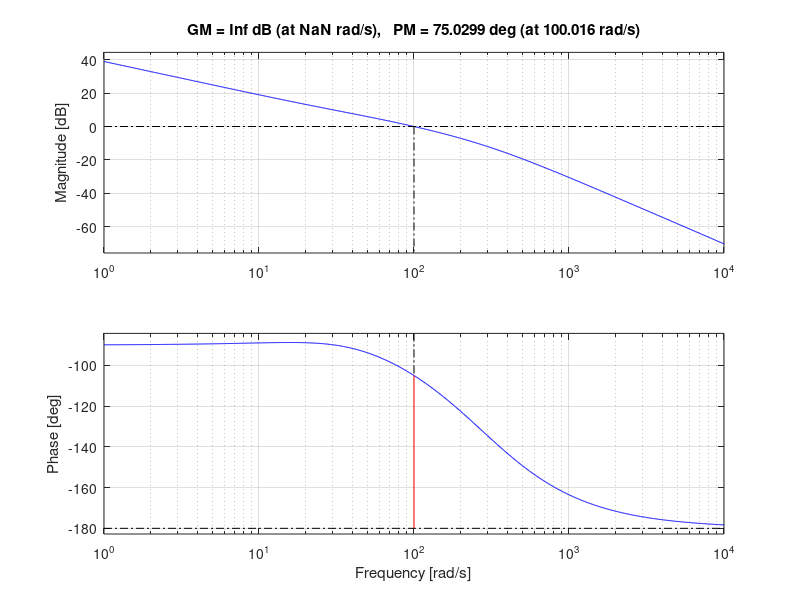

MATLAB code to generate this figure:
%%
Ra = 2.6;
Ke = 0.0076776;
Km = 0.007683;
Jm = 33.87e-7;
Jeq = 9.785e-5;
Beq = 0.0015;
Kg = 14;
Eff_G = 0.9;
Eff_M = 0.69;
%%
Kp = 41.55;
%%
num = (Eff_G*Eff_M*Km*Kg);
den = [Jeq*Ra (Beq*Ra+Eff_G*Eff_M*Ke*Km*Kg*Kg)];
gs = tf (num, den);
%%
intg = tf ([0 1], [1 0]);
%% alpha
a = tand(51.5) + sqrt((tand(51.5))^2+1);
%% kompenzator
num_k = [1*a 100];
den_k = [1 100*a];
komp = tf (num_k, den_k);

%%
margin(komp)

%%
hFig = figure(1);
set(hFig, 'Position', [1200 200 1024 768]);
%%
margin(Kp*gs*intg*komp);
%%
margin(Kp*gs*intg*komp)
grid on